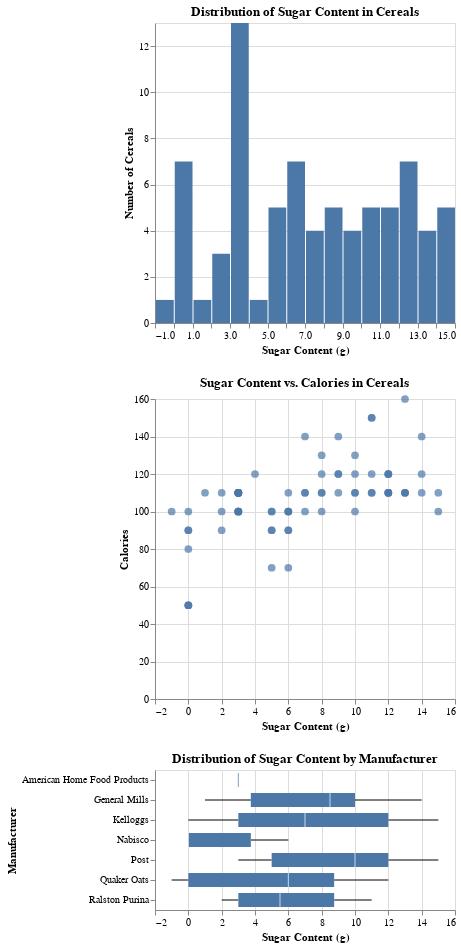

This figure's notebook cell:
### Markdown cell above
### Sugar Distribution

Marketing tells us that their surveys have revealed that sugar content is the number one concern of consumers when choosing cereal.

They would like to see the following visualizations:

*  A histogram plot of the sugar content in all cereals.

* A scatter plot showing the relationship between sugar and calories.

* A box plot showing the distribution of sugar content by manufacturer.

### Code cell
# Create the three visualzations requested by the the marketing team

hist = alt.Chart(df).mark_bar().encode(
    alt.X("sugars:Q", bin=alt.Bin(maxbins=20), title="Sugar Content (g)"),
    alt.Y("count()", title="Number of Cereals")
).properties(
    title="Distribution of Sugar Content in Cereals"
)

scatter = alt.Chart(df).mark_circle(size=60, opacity=0.7).encode(
    x=alt.X("sugars:Q", title="Sugar Content (g)"),
    y=alt.Y("calories:Q", title="Calories"),
    tooltip=["name", "sugars", "calories"]
).properties(
    title="Sugar Content vs. Calories in Cereals"
)

box = alt.Chart(df).mark_boxplot().encode(
    x=alt.Y("sugars:Q", title="Sugar Content (g)"),
    y=alt.X("manufacturer:N", title="Manufacturer")
).properties(
    title="Distribution of Sugar Content by Manufacturer"
)

alt.vconcat(hist, scatter, box)

### Figure 1 — Vega-Lite specification as saved in the notebook (floating-point values rounded to 4 significant figures)
{"config": {"view": {"continuousWidth": 300, "continuousHeight": 300}}, "vconcat": [{"mark": {"type": "bar"}, "encoding": {"x": {"bin": {"maxbins": 20}, "field": "sugars", "title": "Sugar Content (g)", "type": "quantitative"}, "y": {"aggregate": "count", "title": "Number of Cereals", "type": "quantitative"}}, "title": "Distribution of Sugar Content in Cereals"}, {"mark": {"type": "circle", "opacity": 0.7, "size": 60}, "encoding": {"tooltip": [{"field": "name", "type": "nominal"}, {"field": "sugars", "type": "quantitative"}, {"field": "calories", "type": "quantitative"}], "x": {"field": "sugars", "title": "Sugar Content (g)", "type": "quantitative"}, "y": {"field": "calories", "title": "Calories", "type": "quantitative"}}, "title": "Sugar Content vs. Calories in Cereals"}, {"mark": {"type": "boxplot"}, "encoding": {"x": {"field": "sugars", "title": "Sugar Content (g)", "type": "quantitative"}, "y": {"field": "manufacturer", "title": "Manufacturer", "type": "nominal"}}, "title": "Distribution of Sugar Content by Manufacturer"}], "data": {"name": "data-adfdbfbf686f91c16d9f7eda2bcec863"}, "$schema": "https://vega.github.io/schema/vega-lite/v5.20.1.json", "datasets": {"data-adfdbfbf686f91c16d9f7eda2bcec863": [{"name": "100% Bran", "mfr": "N", "type": "C", "calories": 70, "protein": 4, "fat": 1, "sodium": 130, "fiber": 10.0, "carbo": 5.0, "sugars": 6, "potass": 280, "vitamins": 25, "shelf": 3, "weight": 1.0, "cups": 0.33, "rating": 68.4, "manufacturer": "Nabisco"}, {"name": "100% Natural Bran", "mfr": "Q", "type": "C", "calories": 120, "protein": 3, "fat": 5, "sodium": 15, "fiber": 2.0, "carbo": 8.0, "sugars": 8, "potass": 135, "vitamins": 0, "shelf": 3, "weight": 1.0, "cups": 1.0, "rating": 33.98, "manufacturer": "Quaker Oats"}, {"name": "All-Bran", "mfr": "K", "type": "C", "calories": 70, "protein": 4, "fat": 1, "sodium": 260, "fiber": 9.0, "carbo": 7.0, "sugars": 5, "potass": 320, "vitamins": 25, "shelf": 3, "weight": 1.0, "cups": 0.33, "rating": 59.43, "manufacturer": "Kelloggs"}, {"name": "All-Bran with Extra Fiber", "mfr": "K", "type": "C", "calories": 50, "protein": 4, "fat": 0, "sodium": 140, "fiber": 14.0, "carbo": 8.0, "sugars": 0, "potass": 330, "vitamins": 25, "shelf": 3, "weight": 1.0, "cups": 0.5, "rating": 93.7, "manufacturer": "Kelloggs"}, {"name": "Almond Delight", "mfr": "R", "type": "C", "calories": 110, "protein": 2, "fat": 2, "sodium": 200, "fiber": 1.0, "carbo": 14.0, "sugars": 8, "potass": -1, "vitamins": 25, "shelf": 3, "weight": 1.0, "cups": 0.75, "rating": 34.38, "manufacturer": "Ralston Purina"}, {"name": "Apple Cinnamon Cheerios", "mfr": "G", "type": "C", "calories": 110, "protein": 2, "fat": 2, "sodium": 180, "fiber": 1.5, "carbo": 10.5, "sugars": 10, "potass": 70, "vitamins": 25, "shelf": 1, "weight": 1.0, "cups": 0.75, "rating": 29.51, "manufacturer": "General Mills"}, {"name": "Apple Jacks", "mfr": "K", "type": "C", "calories": 110, "protein": 2, "fat": 0, "sodium": 125, "fiber": 1.0, "carbo": 11.0, "sugars": 14, "potass": 30, "vitamins": 25, "shelf": 2, "weight": 1.0, "cups": 1.0, "rating": 33.17, "manufacturer": "Kelloggs"}, {"name": "Basic 4", "mfr": "G", "type": "C", "calories": 130, "protein": 3, "fat": 2, "sodium": 210, "fiber": 2.0, "carbo": 18.0, "sugars": 8, "potass": 100, "vitamins": 25, "shelf": 3, "weight": 1.33, "cups": 0.75, "rating": 37.04, "manufacturer": "General Mills"}, {"name": "Bran Chex", "mfr": "R", "type": "C", "calories": 90, "protein": 2, "fat": 1, "sodium": 200, "fiber": 4.0, "carbo": 15.0, "sugars": 6, "potass": 125, "vitamins": 25, "shelf": 1, "weight": 1.0, "cups": 0.67, "rating": 49.12, "manufacturer": "Ralston Purina"}, {"name": "Bran Flakes", "mfr": "P", "type": "C", "calories": 90, "protein": 3, "fat": 0, "sodium": 210, "fiber": 5.0, "carbo": 13.0, "sugars": 5, "potass": 190, "vitamins": 25, "shelf": 3, "weight": 1.0, "cups": 0.67, "rating": 53.31, "manufacturer": "Post"}, {"name": "Cap'n'Crunch", "mfr": "Q", "type": "C", "calories": 120, "protein": 1, "fat": 2, "sodium": 220, "fiber": 0.0, "carbo": 12.0, "sugars": 12, "potass": 35, "vitamins": 25, "shelf": 2, "weight": 1.0, "cups": 0.75, "rating": 18.04, "manufacturer": "Quaker Oats"}, {"name": "Cheerios", "mfr": "G", "type": "C", "calories": 110, "protein": 6, "fat": 2, "sodium": 290, "fiber": 2.0, "carbo": 17.0, "sugars": 1, "potass": 105, "vitamins": 25, "shelf": 1, "weight": 1.0, "cups": 1.25, "rating": 50.76, "manufacturer": "General Mills"}, {"name": "Cinnamon Toast Crunch", "mfr": "G", "type": "C", "calories": 120, "protein": 1, "fat": 3, "sodium": 210, "fiber": 0.0, "carbo": 13.0, "sugars": 9, "potass": 45, "vitamins": 25, "shelf": 2, "weight": 1.0, "cups": 0.75, "rating": 19.82, "manufacturer": "General Mills"}, {"name": "Clusters", "mfr": "G", "type": "C", "calories": 110, "protein": 3, "fat": 2, "sodium": 140, "fiber": 2.0, "carbo": 13.0, "sugars": 7, "potass": 105, "vitamins": 25, "shelf": 3, "weight": 1.0, "cups": 0.5, "rating": 40.4, "manufacturer": "General Mills"}, {"name": "Cocoa Puffs", "mfr": "G", "type": "C", "calories": 110, "protein": 1, "fat": 1, "sodium": 180, "fiber": 0.0, "carbo": 12.0, "sugars": 13, "potass": 55, "vitamins": 25, "shelf": 2, "weight": 1.0, "cups": 1.0, "rating": 22.74, "manufacturer": "General Mills"}, {"name": "Corn Chex", "mfr": "R", "type": "C", "calories": 110, "protein": 2, "fat": 0, "sodium": 280, "fiber": 0.0, "carbo": 22.0, "sugars": 3, "potass": 25, "vitamins": 25, "shelf": 1, "weight": 1.0, "cups": 1.0, "rating": 41.45, "manufacturer": "Ralston Purina"}, {"name": "Corn Flakes", "mfr": "K", "type": "C", "calories": 100, "protein": 2, "fat": 0, "sodium": 290, "fiber": 1.0, "carbo": 21.0, "sugars": 2, "potass": 35, "vitamins": 25, "shelf": 1, "weight": 1.0, "cups": 1.0, "rating": 45.86, "manufacturer": "Kelloggs"}, {"name": "Corn Pops", "mfr": "K", "type": "C", "calories": 110, "protein": 1, "fat": 0, "sodium": 90, "fiber": 1.0, "carbo": 13.0, "sugars": 12, "potass": 20, "vitamins": 25, "shelf": 2, "weight": 1.0, "cups": 1.0, "rating": 35.78, "manufacturer": "Kelloggs"}, {"name": "Count Chocula", "mfr": "G", "type": "C", "calories": 110, "protein": 1, "fat": 1, "sodium": 180, "fiber": 0.0, "carbo": 12.0, "sugars": 13, "potass": 65, "vitamins": 25, "shelf": 2, "weight": 1.0, "cups": 1.0, "rating": 22.4, "manufacturer": "General Mills"}, {"name": "Cracklin' Oat Bran", "mfr": "K", "type": "C", "calories": 110, "protein": 3, "fat": 3, "sodium": 140, "fiber": 4.0, "carbo": 10.0, "sugars": 7, "potass": 160, "vitamins": 25, "shelf": 3, "weight": 1.0, "cups": 0.5, "rating": 40.45, "manufacturer": "Kelloggs"}, {"name": "Cream of Wheat (Quick)", "mfr": "N", "type": "H", "calories": 100, "protein": 3, "fat": 0, "sodium": 80, "fiber": 1.0, "carbo": 21.0, "sugars": 0, "potass": -1, "vitamins": 0, "shelf": 2, "weight": 1.0, "cups": 1.0, "rating": 64.53, "manufacturer": "Nabisco"}, {"name": "Crispix", "mfr": "K", "type": "C", "calories": 110, "protein": 2, "fat": 0, "sodium": 220, "fiber": 1.0, "carbo": 21.0, "sugars": 3, "potass": 30, "vitamins": 25, "shelf": 3, "weight": 1.0, "cups": 1.0, "rating": 46.9, "manufacturer": "Kelloggs"}, {"name": "Crispy Wheat & Raisins", "mfr": "G", "type": "C", "calories": 100, "protein": 2, "fat": 1, "sodium": 140, "fiber": 2.0, "carbo": 11.0, "sugars": 10, "potass": 120, "vitamins": 25, "shelf": 3, "weight": 1.0, "cups": 0.75, "rating": 36.18, "manufacturer": "General Mills"}, {"name": "Double Chex", "mfr": "R", "type": "C", "calories": 100, "protein": 2, "fat": 0, "sodium": 190, "fiber": 1.0, "carbo": 18.0, "sugars": 5, "potass": 80, "vitamins": 25, "shelf": 3, "weight": 1.0, "cups": 0.75, "rating": 44.33, "manufacturer": "Ralston Purina"}, {"name": "Froot Loops", "mfr": "K", "type": "C", "calories": 110, "protein": 2, "fat": 1, "sodium": 125, "fiber": 1.0, "carbo": 11.0, "sugars": 13, "potass": 30, "vitamins": 25, "shelf": 2, "weight": 1.0, "cups": 1.0, "rating": 32.21, "manufacturer": "Kelloggs"}, {"name": "Frosted Flakes", "mfr": "K", "type": "C", "calories": 110, "protein": 1, "fat": 0, "sodium": 200, "fiber": 1.0, "carbo": 14.0, "sugars": 11, "potass": 25, "vitamins": 25, "shelf": 1, "weight": 1.0, "cups": 0.75, "rating": 31.44, "manufacturer": "Kelloggs"}, {"name": "Frosted Mini-Wheats", "mfr": "K", "type": "C", "calories": 100, "protein": 3, "fat": 0, "sodium": 0, "fiber": 3.0, "carbo": 14.0, "sugars": 7, "potass": 100, "vitamins": 25, "shelf": 2, "weight": 1.0, "cups": 0.8, "rating": 58.35, "manufacturer": "Kelloggs"}, {"name": "Fruit & Fibre Dates; Walnuts; and Oats", "mfr": "P", "type": "C", "calories": 120, "protein": 3, "fat": 2, "sodium": 160, "fiber": 5.0, "carbo": 12.0, "sugars": 10, "potass": 200, "vitamins": 25, "shelf": 3, "weight": 1.25, "cups": 0.67, "rating": 40.92, "manufacturer": "Post"}, {"name": "Fruitful Bran", "mfr": "K", "type": "C", "calories": 120, "protein": 3, "fat": 0, "sodium": 240, "fiber": 5.0, "carbo": 14.0, "sugars": 12, "potass": 190, "vitamins": 25, "shelf": 3, "weight": 1.33, "cups": 0.67, "rating": 41.02, "manufacturer": "Kelloggs"}, {"name": "Fruity Pebbles", "mfr": "P", "type": "C", "calories": 110, "protein": 1, "fat": 1, "sodium": 135, "fiber": 0.0, "carbo": 13.0, "sugars": 12, "potass": 25, "vitamins": 25, "shelf": 2, "weight": 1.0, "cups": 0.75, "rating": 28.03, "manufacturer": "Post"}, {"name": "Golden Crisp", "mfr": "P", "type": "C", "calories": 100, "protein": 2, "fat": 0, "sodium": 45, "fiber": 0.0, "carbo": 11.0, "sugars": 15, "potass": 40, "vitamins": 25, "shelf": 1, "weight": 1.0, "cups": 0.88, "rating": 35.25, "manufacturer": "Post"}, {"name": "Golden Grahams", "mfr": "G", "type": "C", "calories": 110, "protein": 1, "fat": 1, "sodium": 280, "fiber": 0.0, "carbo": 15.0, "sugars": 9, "potass": 45, "vitamins": 25, "shelf": 2, "weight": 1.0, "cups": 0.75, "rating": 23.8, "manufacturer": "General Mills"}, {"name": "Grape Nuts Flakes", "mfr": "P", "type": "C", "calories": 100, "protein": 3, "fat": 1, "sodium": 140, "fiber": 3.0, "carbo": 15.0, "sugars": 5, "potass": 85, "vitamins": 25, "shelf": 3, "weight": 1.0, "cups": 0.88, "rating": 52.08, "manufacturer": "Post"}, {"name": "Grape-Nuts", "mfr": "P", "type": "C", "calories": 110, "protein": 3, "fat": 0, "sodium": 170, "fiber": 3.0, "carbo": 17.0, "sugars": 3, "potass": 90, "vitamins": 25, "shelf": 3, "weight": 1.0, "cups": 0.25, "rating": 53.37, "manufacturer": "Post"}, {"name": "Great Grains Pecan", "mfr": "P", "type": "C", "calories": 120, "protein": 3, "fat": 3, "sodium": 75, "fiber": 3.0, "carbo": 13.0, "sugars": 4, "potass": 100, "vitamins": 25, "shelf": 3, "weight": 1.0, "cups": 0.33, "rating": 45.81, "manufacturer": "Post"}, {"name": "Honey Graham Ohs", "mfr": "Q", "type": "C", "calories": 120, "protein": 1, "fat": 2, "sodium": 220, "fiber": 1.0, "carbo": 12.0, "sugars": 11, "potass": 45, "vitamins": 25, "shelf": 2, "weight": 1.0, "cups": 1.0, "rating": 21.87, "manufacturer": "Quaker Oats"}, {"name": "Honey Nut Cheerios", "mfr": "G", "type": "C", "calories": 110, "protein": 3, "fat": 1, "sodium": 250, "fiber": 1.5, "carbo": 11.5, "sugars": 10, "potass": 90, "vitamins": 25, "shelf": 1, "weight": 1.0, "cups": 0.75, "rating": 31.07, "manufacturer": "General Mills"}, {"name": "Honey-comb", "mfr": "P", "type": "C", "calories": 110, "protein": 1, "fat": 0, "sodium": 180, "fiber": 0.0, "carbo": 14.0, "sugars": 11, "potass": 35, "vitamins": 25, "shelf": 1, "weight": 1.0, "cups": 1.33, "rating": 28.74, "manufacturer": "Post"}, {"name": "Just Right Crunchy  Nuggets", "mfr": "K", "type": "C", "calories": 110, "protein": 2, "fat": 1, "sodium": 170, "fiber": 1.0, "carbo": 17.0, "sugars": 6, "potass": 60, "vitamins": 100, "shelf": 3, "weight": 1.0, "cups": 1.0, "rating": 36.52, "manufacturer": "Kelloggs"}, {"name": "Just Right Fruit & Nut", "mfr": "K", "type": "C", "calories": 140, "protein": 3, "fat": 1, "sodium": 170, "fiber": 2.0, "carbo": 20.0, "sugars": 9, "potass": 95, "vitamins": 100, "shelf": 3, "weight": 1.3, "cups": 0.75, "rating": 36.47, "manufacturer": "Kelloggs"}, {"name": "Kix", "mfr": "G", "type": "C", "calories": 110, "protein": 2, "fat": 1, "sodium": 260, "fiber": 0.0, "carbo": 21.0, "sugars": 3, "potass": 40, "vitamins": 25, "shelf": 2, "weight": 1.0, "cups": 1.5, "rating": 39.24, "manufacturer": "General Mills"}, {"name": "Life", "mfr": "Q", "type": "C", "calories": 100, "protein": 4, "fat": 2, "sodium": 150, "fiber": 2.0, "carbo": 12.0, "sugars": 6, "potass": 95, "vitamins": 25, "shelf": 2, "weight": 1.0, "cups": 0.67, "rating": 45.33, "manufacturer": "Quaker Oats"}, {"name": "Lucky Charms", "mfr": "G", "type": "C", "calories": 110, "protein": 2, "fat": 1, "sodium": 180, "fiber": 0.0, "carbo": 12.0, "sugars": 12, "potass": 55, "vitamins": 25, "shelf": 2, "weight": 1.0, "cups": 1.0, "rating": 26.73, "manufacturer": "General Mills"}, {"name": "Maypo", "mfr": "A", "type": "H", "calories": 100, "protein": 4, "fat": 1, "sodium": 0, "fiber": 0.0, "carbo": 16.0, "sugars": 3, "potass": 95, "vitamins": 25, "shelf": 2, "weight": 1.0, "cups": 1.0, "rating": 54.85, "manufacturer": "American Home Food Products"}, {"name": "Muesli Raisins; Dates; & Almonds", "mfr": "R", "type": "C", "calories": 150, "protein": 4, "fat": 3, "sodium": 95, "fiber": 3.0, "carbo": 16.0, "sugars": 11, "potass": 170, "vitamins": 25, "shelf": 3, "weight": 1.0, "cups": 1.0, "rating": 37.14, "manufacturer": "Ralston Purina"}, {"name": "Muesli Raisins; Peaches; & Pecans", "mfr": "R", "type": "C", "calories": 150, "protein": 4, "fat": 3, "sodium": 150, "fiber": 3.0, "carbo": 16.0, "sugars": 11, "potass": 170, "vitamins": 25, "shelf": 3, "weight": 1.0, "cups": 1.0, "rating": 34.14, "manufacturer": "Ralston Purina"}, {"name": "Mueslix Crispy Blend", "mfr": "K", "type": "C", "calories": 160, "protein": 3, "fat": 2, "sodium": 150, "fiber": 3.0, "carbo": 17.0, "sugars": 13, "potass": 160, "vitamins": 25, "shelf": 3, "weight": 1.5, "cups": 0.67, "rating": 30.31, "manufacturer": "Kelloggs"}, {"name": "Multi-Grain Cheerios", "mfr": "G", "type": "C", "calories": 100, "protein": 2, "fat": 1, "sodium": 220, "fiber": 2.0, "carbo": 15.0, "sugars": 6, "potass": 90, "vitamins": 25, "shelf": 1, "weight": 1.0, "cups": 1.0, "rating": 40.11, "manufacturer": "General Mills"}, {"name": "Nut&Honey Crunch", "mfr": "K", "type": "C", "calories": 120, "protein": 2, "fat": 1, "sodium": 190, "fiber": 0.0, "carbo": 15.0, "sugars": 9, "potass": 40, "vitamins": 25, "shelf": 2, "weight": 1.0, "cups": 0.67, "rating": 29.92, "manufacturer": "Kelloggs"}, {"name": "Nutri-Grain Almond-Raisin", "mfr": "K", "type": "C", "calories": 140, "protein": 3, "fat": 2, "sodium": 220, "fiber": 3.0, "carbo": 21.0, "sugars": 7, "potass": 130, "vitamins": 25, "shelf": 3, "weight": 1.33, "cups": 0.67, "rating": 40.69, "manufacturer": "Kelloggs"}, {"name": "Nutri-grain Wheat", "mfr": "K", "type": "C", "calories": 90, "protein": 3, "fat": 0, "sodium": 170, "fiber": 3.0, "carbo": 18.0, "sugars": 2, "potass": 90, "vitamins": 25, "shelf": 3, "weight": 1.0, "cups": 1.0, "rating": 59.64, "manufacturer": "Kelloggs"}, {"name": "Oatmeal Raisin Crisp", "mfr": "G", "type": "C", "calories": 130, "protein": 3, "fat": 2, "sodium": 170, "fiber": 1.5, "carbo": 13.5, "sugars": 10, "potass": 120, "vitamins": 25, "shelf": 3, "weight": 1.25, "cups": 0.5, "rating": 30.45, "manufacturer": "General Mills"}, {"name": "Post Nat. Raisin Bran", "mfr": "P", "type": "C", "calories": 120, "protein": 3, "fat": 1, "sodium": 200, "fiber": 6.0, "carbo": 11.0, "sugars": 14, "potass": 260, "vitamins": 25, "shelf": 3, "weight": 1.33, "cups": 0.67, "rating": 37.84, "manufacturer": "Post"}, {"name": "Product 19", "mfr": "K", "type": "C", "calories": 100, "protein": 3, "fat": 0, "sodium": 320, "fiber": 1.0, "carbo": 20.0, "sugars": 3, "potass": 45, "vitamins": 100, "shelf": 3, "weight": 1.0, "cups": 1.0, "rating": 41.5, "manufacturer": "Kelloggs"}, {"name": "Puffed Rice", "mfr": "Q", "type": "C", "calories": 50, "protein": 1, "fat": 0, "sodium": 0, "fiber": 0.0, "carbo": 13.0, "sugars": 0, "potass": 15, "vitamins": 0, "shelf": 3, "weight": 0.5, "cups": 1.0, "rating": 60.76, "manufacturer": "Quaker Oats"}, {"name": "Puffed Wheat", "mfr": "Q", "type": "C", "calories": 50, "protein": 2, "fat": 0, "sodium": 0, "fiber": 1.0, "carbo": 10.0, "sugars": 0, "potass": 50, "vitamins": 0, "shelf": 3, "weight": 0.5, "cups": 1.0, "rating": 63.01, "manufacturer": "Quaker Oats"}, {"name": "Quaker Oat Squares", "mfr": "Q", "type": "C", "calories": 100, "protein": 4, "fat": 1, "sodium": 135, "fiber": 2.0, "carbo": 14.0, "sugars": 6, "potass": 110, "vitamins": 25, "shelf": 3, "weight": 1.0, "cups": 0.5, "rating": 49.51, "manufacturer": "Quaker Oats"}, {"name": "Quaker Oatmeal", "mfr": "Q", "type": "H", "calories": 100, "protein": 5, "fat": 2, "sodium": 0, "fiber": 2.7, "carbo": -1.0, "sugars": -1, "potass": 110, "vitamins": 0, "shelf": 1, "weight": 1.0, "cups": 0.67, "rating": 50.83, "manufacturer": "Quaker Oats"}, {"name": "Raisin Bran", "mfr": "K", "type": "C", "calories": 120, "protein": 3, "fat": 1, "sodium": 210, "fiber": 5.0, "carbo": 14.0, "sugars": 12, "potass": 240, "vitamins": 25, "shelf": 2, "weight": 1.33, "cups": 0.75, "rating": 39.26, "manufacturer": "Kelloggs"}, {"name": "Raisin Nut Bran", "mfr": "G", "type": "C", "calories": 100, "protein": 3, "fat": 2, "sodium": 140, "fiber": 2.5, "carbo": 10.5, "sugars": 8, "potass": 140, "vitamins": 25, "shelf": 3, "weight": 1.0, "cups": 0.5, "rating": 39.7, "manufacturer": "General Mills"}, {"name": "Raisin Squares", "mfr": "K", "type": "C", "calories": 90, "protein": 2, "fat": 0, "sodium": 0, "fiber": 2.0, "carbo": 15.0, "sugars": 6, "potass": 110, "vitamins": 25, "shelf": 3, "weight": 1.0, "cups": 0.5, "rating": 55.33, "manufacturer": "Kelloggs"}, {"name": "Rice Chex", "mfr": "R", "type": "C", "calories": 110, "protein": 1, "fat": 0, "sodium": 240, "fiber": 0.0, "carbo": 23.0, "sugars": 2, "potass": 30, "vitamins": 25, "shelf": 1, "weight": 1.0, "cups": 1.13, "rating": 42.0, "manufacturer": "Ralston Purina"}, {"name": "Rice Krispies", "mfr": "K", "type": "C", "calories": 110, "protein": 2, "fat": 0, "sodium": 290, "fiber": 0.0, "carbo": 22.0, "sugars": 3, "potass": 35, "vitamins": 25, "shelf": 1, "weight": 1.0, "cups": 1.0, "rating": 40.56, "manufacturer": "Kelloggs"}, {"name": "Shredded Wheat", "mfr": "N", "type": "C", "calories": 80, "protein": 2, "fat": 0, "sodium": 0, "fiber": 3.0, "carbo": 16.0, "sugars": 0, "potass": 95, "vitamins": 0, "shelf": 1, "weight": 0.83, "cups": 1.0, "rating": 68.24, "manufacturer": "Nabisco"}, {"name": "Shredded Wheat 'n'Bran", "mfr": "N", "type": "C", "calories": 90, "protein": 3, "fat": 0, "sodium": 0, "fiber": 4.0, "carbo": 19.0, "sugars": 0, "potass": 140, "vitamins": 0, "shelf": 1, "weight": 1.0, "cups": 0.67, "rating": 74.47, "manufacturer": "Nabisco"}, {"name": "Shredded Wheat spoon size", "mfr": "N", "type": "C", "calories": 90, "protein": 3, "fat": 0, "sodium": 0, "fiber": 3.0, "carbo": 20.0, "sugars": 0, "potass": 120, "vitamins": 0, "shelf": 1, "weight": 1.0, "cups": 0.67, "rating": 72.8, "manufacturer": "Nabisco"}, {"name": "Smacks", "mfr": "K", "type": "C", "calories": 110, "protein": 2, "fat": 1, "sodium": 70, "fiber": 1.0, "carbo": 9.0, "sugars": 15, "potass": 40, "vitamins": 25, "shelf": 2, "weight": 1.0, "cups": 0.75, "rating": 31.23, "manufacturer": "Kelloggs"}, {"name": "Special K", "mfr": "K", "type": "C", "calories": 110, "protein": 6, "fat": 0, "sodium": 230, "fiber": 1.0, "carbo": 16.0, "sugars": 3, "potass": 55, "vitamins": 25, "shelf": 1, "weight": 1.0, "cups": 1.0, "rating": 53.13, "manufacturer": "Kelloggs"}, {"name": "Strawberry Fruit Wheats", "mfr": "N", "type": "C", "calories": 90, "protein": 2, "fat": 0, "sodium": 15, "fiber": 3.0, "carbo": 15.0, "sugars": 5, "potass": 90, "vitamins": 25, "shelf": 2, "weight": 1.0, "cups": 1.0, "rating": 59.36, "manufacturer": "Nabisco"}, {"name": "Total Corn Flakes", "mfr": "G", "type": "C", "calories": 110, "protein": 2, "fat": 1, "sodium": 200, "fiber": 0.0, "carbo": 21.0, "sugars": 3, "potass": 35, "vitamins": 100, "shelf": 3, "weight": 1.0, "cups": 1.0, "rating": 38.84, "manufacturer": "General Mills"}, {"name": "Total Raisin Bran", "mfr": "G", "type": "C", "calories": 140, "protein": 3, "fat": 1, "sodium": 190, "fiber": 4.0, "carbo": 15.0, "sugars": 14, "potass": 230, "vitamins": 100, "shelf": 3, "weight": 1.5, "cups": 1.0, "rating": 28.59, "manufacturer": "General Mills"}, {"name": "Total Whole Grain", "mfr": "G", "type": "C", "calories": 100, "protein": 3, "fat": 1, "sodium": 200, "fiber": 3.0, "carbo": 16.0, "sugars": 3, "potass": 110, "vitamins": 100, "shelf": 3, "weight": 1.0, "cups": 1.0, "rating": 46.66, "manufacturer": "General Mills"}, {"name": "Triples", "mfr": "G", "type": "C", "calories": 110, "protein": 2, "fat": 1, "sodium": 250, "fiber": 0.0, "carbo": 21.0, "sugars": 3, "potass": 60, "vitamins": 25, "shelf": 3, "weight": 1.0, "cups": 0.75, "rating": 39.11, "manufacturer": "General Mills"}, {"name": "Trix", "mfr": "G", "type": "C", "calories": 110, "protein": 1, "fat": 1, "sodium": 140, "fiber": 0.0, "carbo": 13.0, "sugars": 12, "potass": 25, "vitamins": 25, "shelf": 2, "weight": 1.0, "cups": 1.0, "rating": 27.75, "manufacturer": "General Mills"}, {"name": "Wheat Chex", "mfr": "R", "type": "C", "calories": 100, "protein": 3, "fat": 1, "sodium": 230, "fiber": 3.0, "carbo": 17.0, "sugars": 3, "potass": 115, "vitamins": 25, "shelf": 1, "weight": 1.0, "cups": 0.67, "rating": 49.79, "manufacturer": "Ralston Purina"}, {"name": "Wheaties", "mfr": "G", "type": "C", "calories": 100, "protein": 3, "fat": 1, "sodium": 200, "fiber": 3.0, "carbo": 17.0, "sugars": 3, "potass": 110, "vitamins": 25, "shelf": 1, "weight": 1.0, "cups": 1.0, "rating": 51.59, "manufacturer": "General Mills"}, {"name": "Wheaties Honey Gold", "mfr": "G", "type": "C", "calories": 110, "protein": 2, "fat": 1, "sodium": 200, "fiber": 1.0, "carbo": 16.0, "sugars": 8, "potass": 60, "vitamins": 25, "shelf": 1, "weight": 1.0, "cups": 0.75, "rating": 36.19, "manufacturer": "General Mills"}]}}
